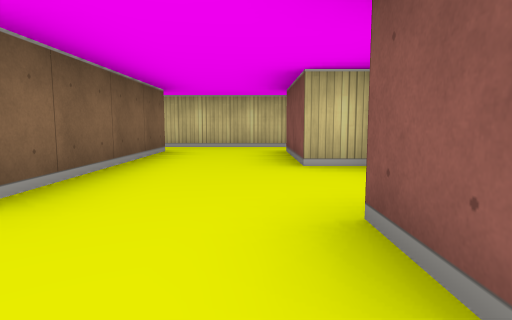
[1] (above)

20 first-person views from a walk through a cub3D level. The camera is about half as high as the walls, tilts 6° down and sees 75° across. The floor is counted in squares. Each view is taken from the middle of a square. On the plan, view 1 faces up. The plan holds only what a view shows up to about 9 squares ahead; the rest is blank.

[2]
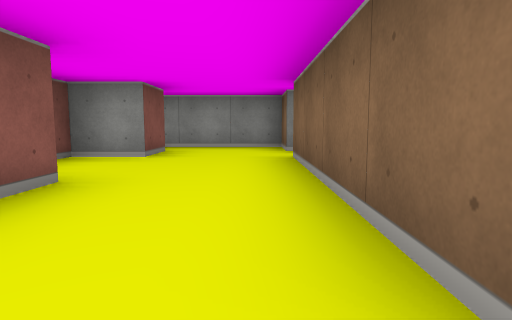

[3]
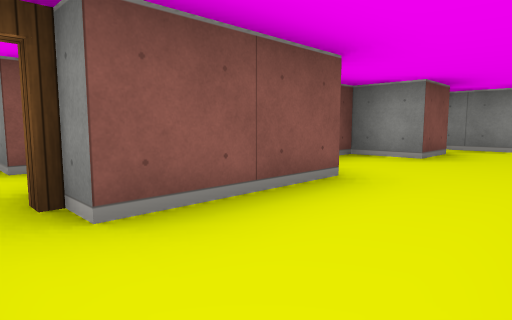

[4]
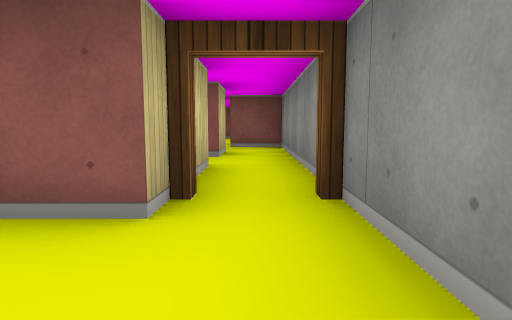

[5]
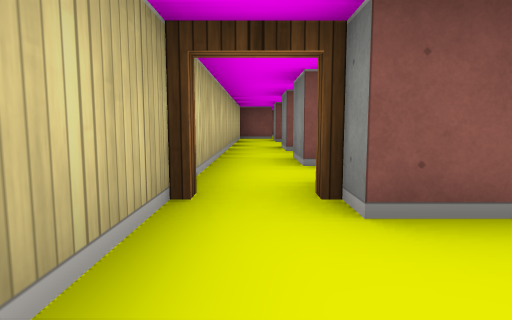

[6]
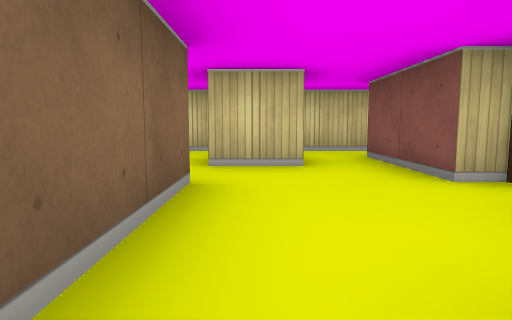

[7]
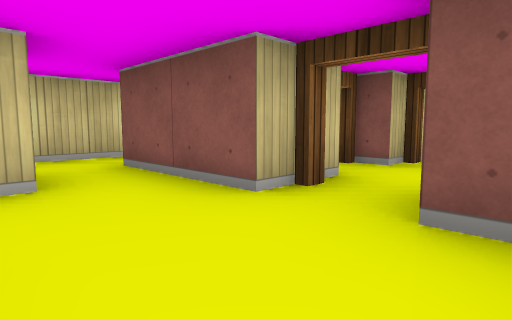

[8]
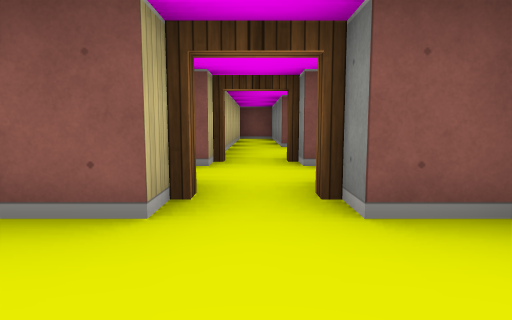

[9]
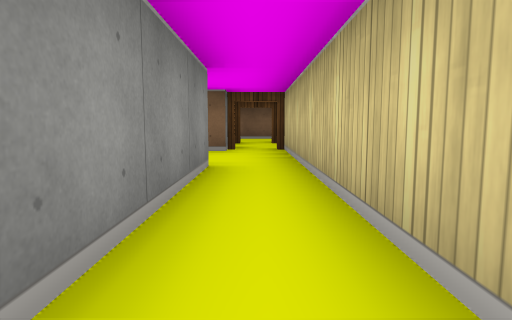

[10]
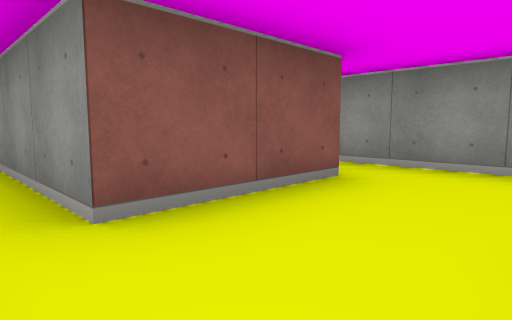

[11]
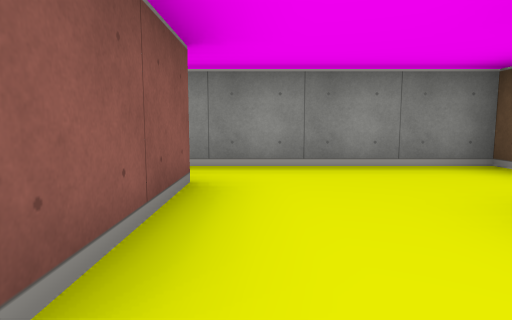

[12]
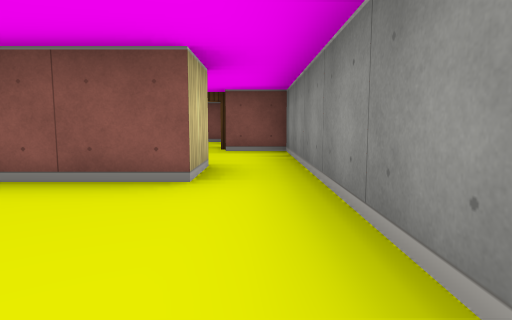

[13]
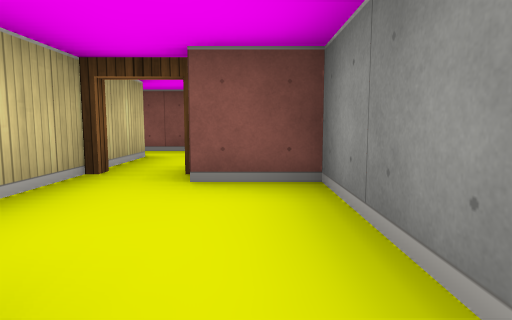

[14]
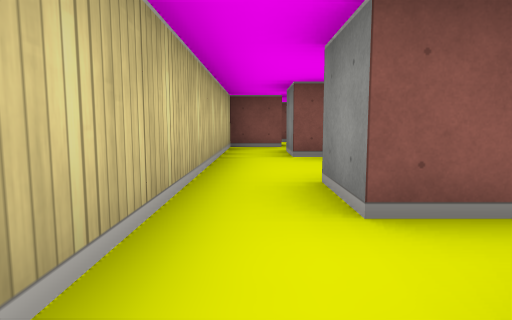

[15]
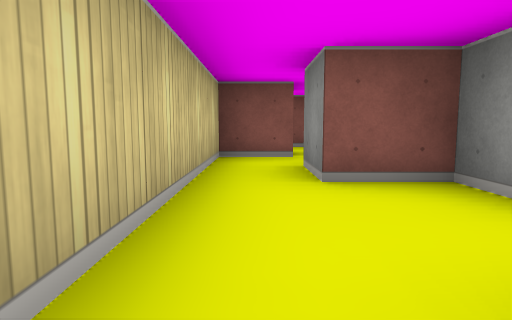

[16]
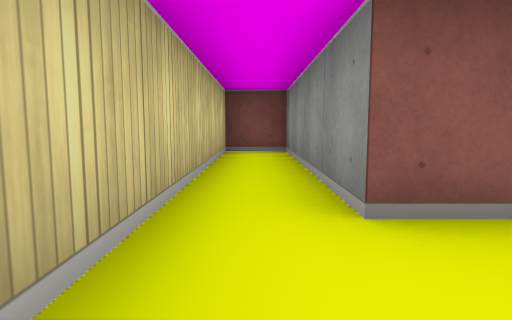

[17]
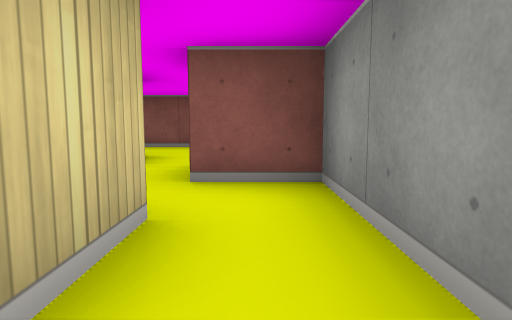

[18]
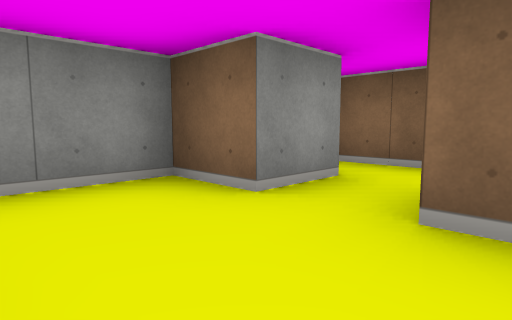

[19]
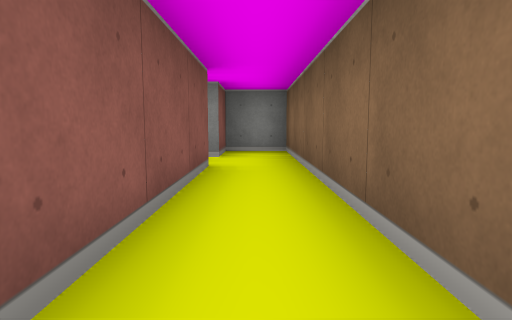

[20]
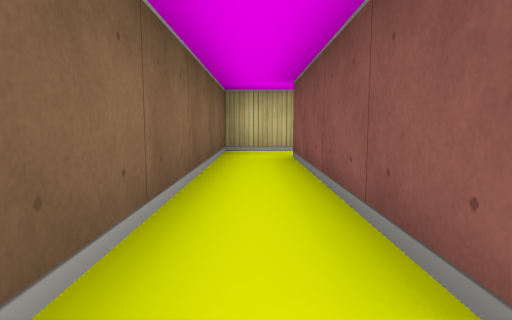

### Floor plan
Key: @ floor where view 1 was taken; # wall or solid block; . floor; D open door.
Columns run from 4 left of view 1 to 16 right of it. Each row starts with its distance up from view 1.
  7 ###############
  6 #....D........#
  5 #.#..#.#.#..#...#
  4 #.#..#...#D########
  3 #.#..##..D.D......#
  2 #.#...#..#D#..#####.#
  1 #....##.##....#..D..#
  0 #.#.@D....#......#
 -1 ##################

Positions as (right, up) in squares from view 1, and headings:
1: (0, 0), facing up
2: (-1, 6), facing down
3: (-1, 6), facing down-right
4: (-1, 0), facing right
5: (-1, 6), facing right
6: (3, 1), facing up
7: (3, 2), facing up-right
8: (3, 3), facing right
9: (13, 3), facing left
10: (8, 3), facing down-right
11: (9, 3), facing down
12: (7, 0), facing right
13: (10, 0), facing right
14: (3, 6), facing right
15: (5, 6), facing right
16: (8, 3), facing right
17: (3, 0), facing right
18: (0, 2), facing down-left
19: (-3, 5), facing down
20: (-3, 1), facing up
